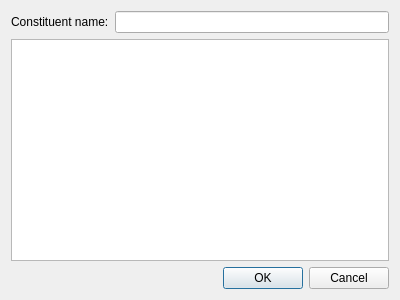
<?xml version="1.0" encoding="UTF-8"?>
<ui version="4.0">
 <class>PickConstituentFromDBDialog</class>
 <widget class="QDialog" name="PickConstituentFromDBDialog">
  <property name="geometry">
   <rect>
    <x>0</x>
    <y>0</y>
    <width>400</width>
    <height>300</height>
   </rect>
  </property>
  <property name="windowTitle">
   <string>Dialog</string>
  </property>
  <layout class="QVBoxLayout" name="verticalLayout">
   <item>
    <layout class="QHBoxLayout" name="horizontalLayout">
     <item>
      <widget class="QLabel" name="ql_name">
       <property name="text">
        <string>Constituent name:</string>
       </property>
      </widget>
     </item>
     <item>
      <widget class="QLineEdit" name="qle_constituentName"/>
     </item>
    </layout>
   </item>
   <item>
    <widget class="QTableView" name="qtbv_constituents"/>
   </item>
   <item>
    <widget class="QDialogButtonBox" name="buttonBox">
     <property name="orientation">
      <enum>Qt::Horizontal</enum>
     </property>
     <property name="standardButtons">
      <set>QDialogButtonBox::Cancel|QDialogButtonBox::Ok</set>
     </property>
    </widget>
   </item>
  </layout>
 </widget>
 <resources/>
 <connections/>
</ui>
